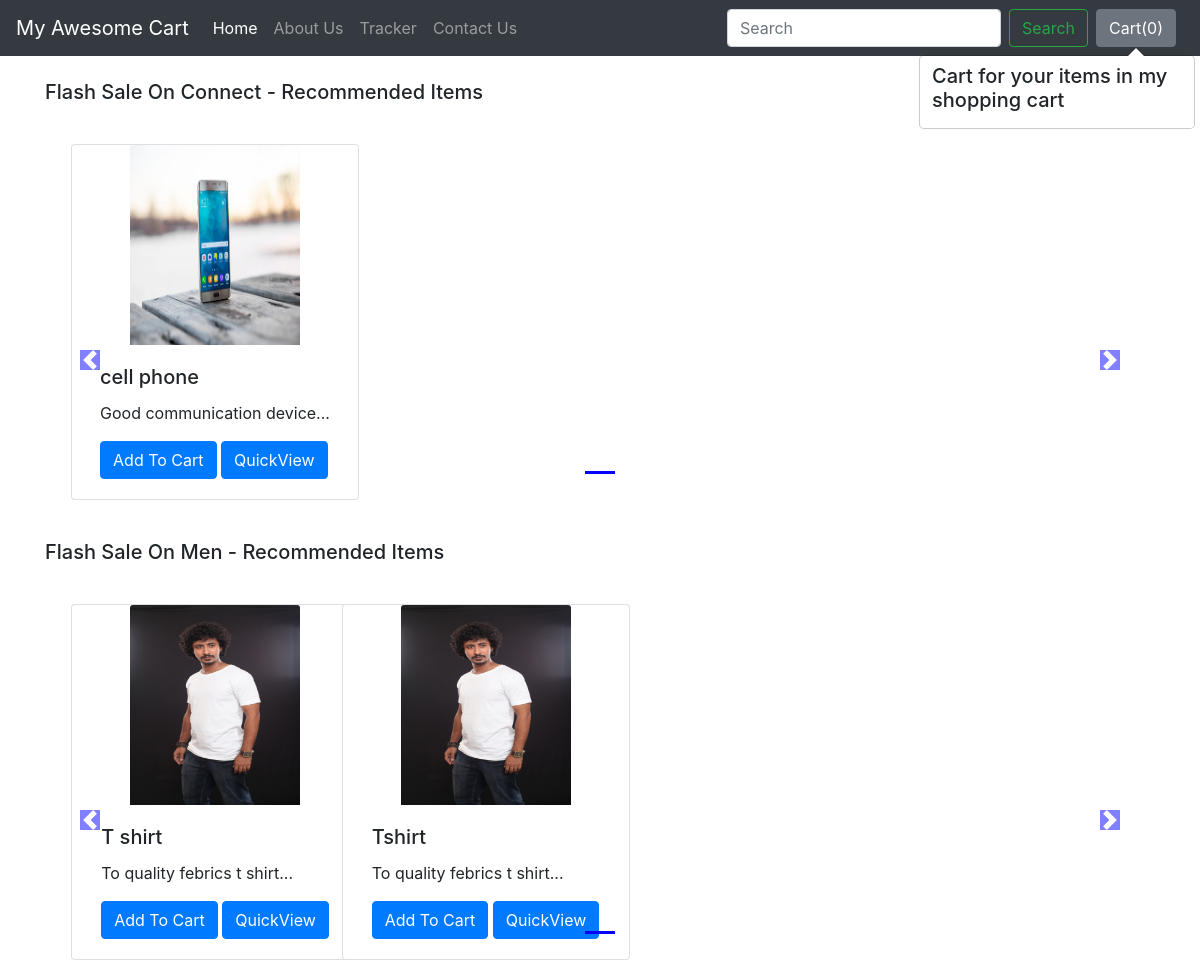
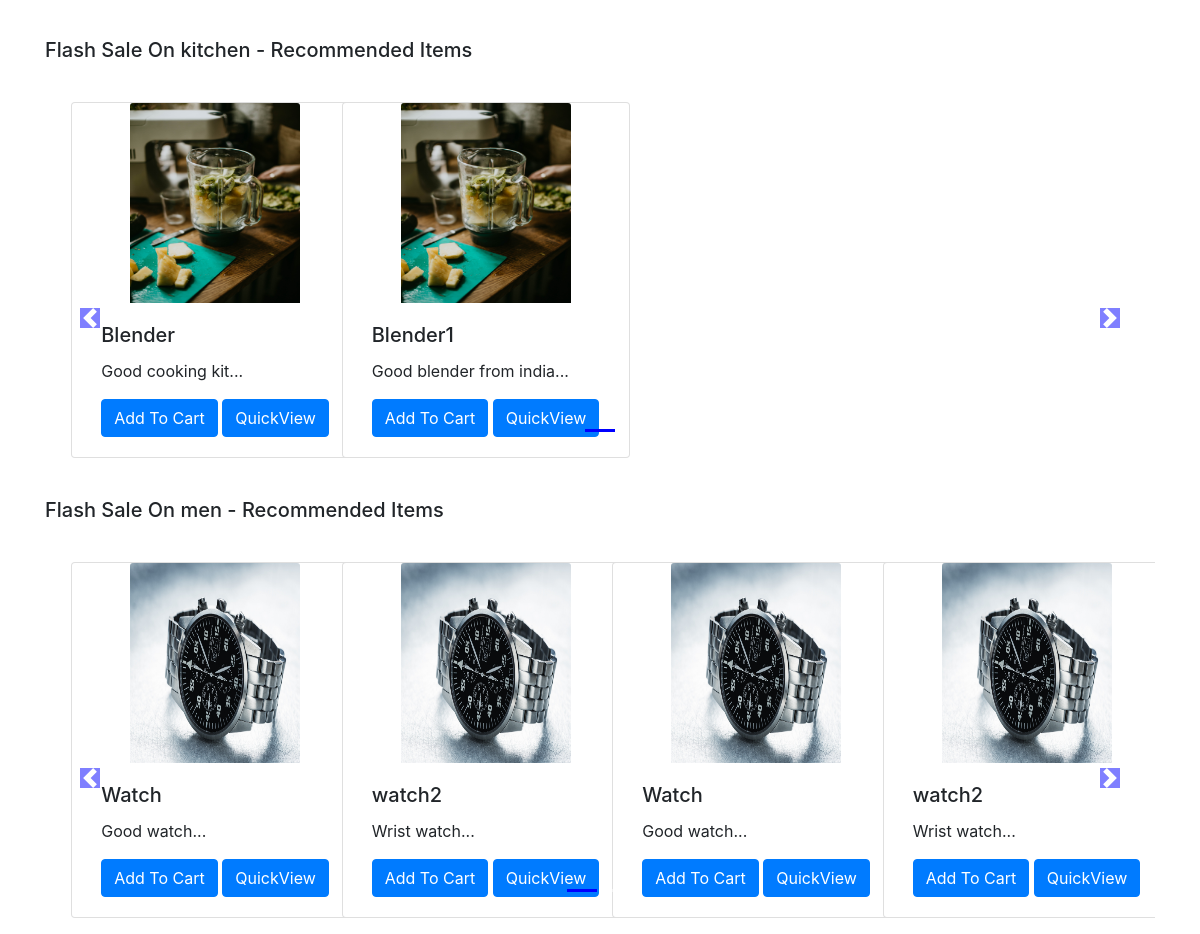
The app's page /shop/ with its own data (2 pictures, top to bottom).
### shop/models.py (models this page shows, shortened)
class Product(models.Model):
    product_id=models.AutoField
    product_name = models.CharField(max_length=50)
    desc = models.CharField(max_length=300)
    category=models.CharField(max_length=50,default="")
    subcategory = models.CharField(max_length=50,default="")
    price = models.IntegerField(default=0)
    pub_date = models.DateField()
    image = models.ImageField(upload_to="shop/images",default="")

### shop/views.py (the view)
# urls.py: path("", views.index,name="ShopHome"),
def index(request):
    allProds = []
    catprods = Product.objects.values('category', 'id')
    cats = {item['category'] for item in catprods}
    for cat in cats:
        prod = Product.objects.filter(category=cat)
        n = len(prod)
        nSlides = n // 4 + ceil((n / 4) - (n // 4))
        allProds.append([prod, range(1, nSlides), nSlides])
    params = {'allProds':allProds}
    return render(request, 'shop/index.html', params)

### shop/templates/shop/index.html (shortened to what this page needs)
{% extends 'shop/basic.html' %}
{% block body %}
{% load static %}
<div class="container">
    {% for product, range, nSlides in allProds %}
    <h5 class="my-4">Flash Sale On {{product.0.category}} - Recommended Items</h5>
    <div class="row">
        <div id="demo{{forloop.counter}}" class="col carousel slide my-3" data-ride="carousel">
            <ul class="carousel-indicators">
                <li data-target="#demo{{forloop.counter}}" data-slide-to="0" class="active"></li>
                {% for i in range %}
                <li data-target="#demo{{forloop.parentloop.counter}}" data-slide-to="{{i}}"></li>
                {% endfor %}
            </ul>
            <div class="container carousel-inner no-padding">
                <div class="carousel-item active">
                    {% for i in product %}
                    <div class="col-xs-3 col-sm-3 col-md-3">
                        <div class="card align-items-center" style="width: 18rem;">
                            <img src='/media/{{i.image}}' class="card-img-top" alt="...">
                            <div class="card-body">
                                <h5 class="card-title" id="namepr{{i.id}}">{{i.product_name}}</h5>
                                <p class="card-text">{{i.desc|slice:"0:53"}}...</p>
                                <span id="divpr{{i.id}}" class="divpr">
                                    <button id="pr{{i.id}}" class="btn btn-primary cart">Add To Cart</button>
                                </span>
                                <a href="/shop/products/{{i.id}}"><button id="qv{{i.id}}" class="btn btn-primary cart">QuickView</button></a>
                            </div>
                        </div>
                    </div>
                    {% if forloop.counter|divisibleby:4 and forloop.counter > 0 and not forloop.last %}
                </div>
                <div class="carousel-item">
                    {% endif %}
                    {% endfor %}
                </div>
            </div>
        </div>
        <a class="carousel-control-prev" href="#demo{{forloop.counter}}" data-slide="prev">
            <span class="carousel-control-prev-icon"></span>
        </a>
        <a class="carousel-control-next" href="#demo{{forloop.counter}}" data-slide="next">
            <span class="carousel-control-next-icon"></span>
        </a>
    </div>
    {% endfor %}
</div>
{% endblock %}

### shop/templates/shop/basic.html (shortened to what this page needs)
<!doctype html>
<html lang="en">
  <head>
    <link rel="stylesheet" href="https://stackpath.bootstrapcdn.com/bootstrap/4.2.1/css/bootstrap.min.css">
  </head>
  <body>
    <nav class="navbar navbar-expand-lg navbar-dark bg-dark">
  <a class="navbar-brand" href="#">My Awesome Cart</a>
  <div class="collapse navbar-collapse" id="navbarSupportedContent">
    <ul class="navbar-nav mr-auto">
      <li class="nav-item active">
        <a class="nav-link" href="/shop">Home <span class="sr-only">(current)</span></a>
      </li>
      <li class="nav-item">
        <a class="nav-link" href="/shop/about">About Us</a>
      </li>
      <li class="nav-item">
        <a class="nav-link" href="/shop/tracker">Tracker</a>
      </li>
      <li class="nav-item">
        <a class="nav-link" href="/shop/contact">Contact Us</a>
      </li>
    </ul>
    <form class="form-inline my-2 my-lg-0">
      <input class="form-control mr-sm-2" type="search" placeholder="Search" aria-label="Search">
      <button class="btn btn-outline-success my-2 my-sm-0" type="submit">Search</button>
    </form>
    <button type="button" class="btn btn-secondary mx-2" id= "popcart" data-container="body" data-toggle="popover"  data-placement="bottom" data-html="true" data-content="Vivamus
sagittis lacus vel augue laoreet rutrum faucibus.">
Cart(<span id="cart">0</span>)
</button>
  </div>
</nav>
  {% block body %} {% endblock %}
  </body>
</html>

### records on screen
Product: category "Connect", image (picture), product_name "cell phone", desc "Good communication device"
Product: category "Men", image (picture), product_name "T shirt", desc "To quality febrics t shirt"
Product: image (picture), product_name "Tshirt", desc "To quality febrics t shirt"
Product: category "kitchen", image (picture), product_name "Blender", desc "Good cooking kit"
Product: image (picture), product_name "Blender1", desc "Good blender from india"
Product: category "men", image (picture), product_name "Watch", desc "Good watch"
Product: image (picture), product_name "watch2", desc "Wrist watch"
Product: image (picture), product_name "Watch", desc "Good watch"
Product: image (picture), product_name "watch2", desc "Wrist watch"
